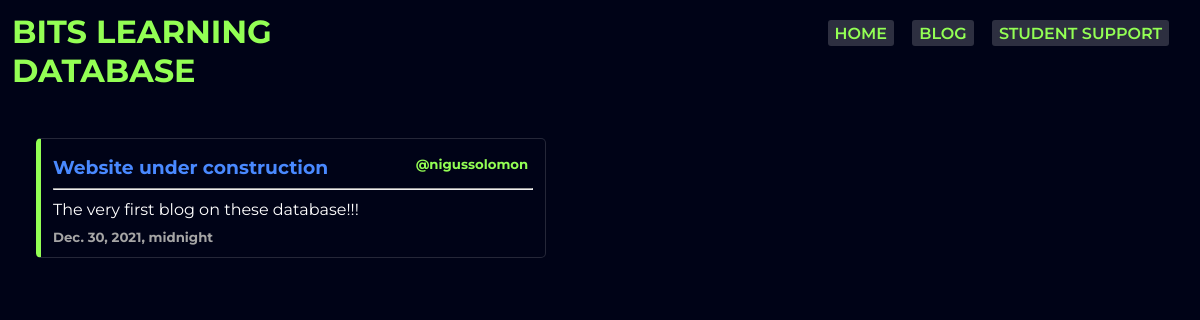
The page /blog/ on the database as committed earlier.
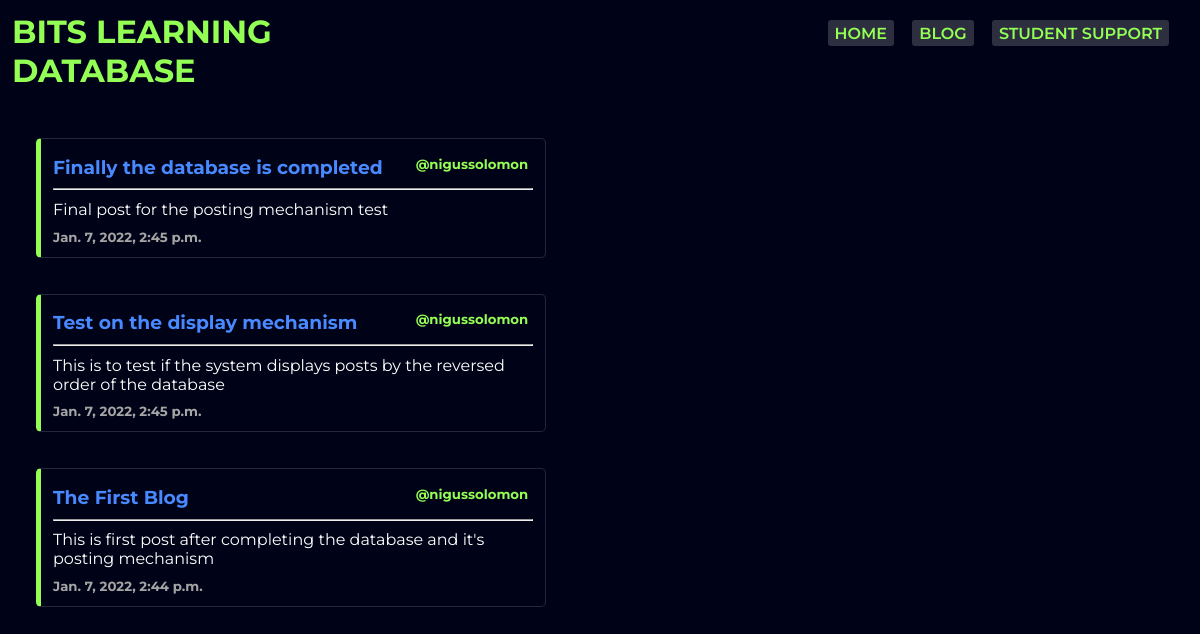
The same page on the database as committed later.
### database/models.py (models this page shows, shortened)
class Blog(models.Model):
    title = CharField(default = "Enter your title", max_length=120)
    blog = TextField(default = "Enter your Blog")
    date = models.DateTimeField(default= timezone.now)
    user = models.ForeignKey(User, on_delete=models.CASCADE)
    class Meta:
        ordering = ['-date',]

### main/views.py (the view)
# urls.py: 2. Add a URL to urlpatterns:  path('blog/', include('blog.urls'))
def blog(request):
    context = {
        'blog': Blog.objects.all(),
        'title': 'BLOG'
    }
    return render(request, 'main/blog.html', context)

### main/templates/main/blog.html
{% extends 'main/base.html' %}
{% block blogmain %}
<div class="blogskeleton">
    {% for blog in blog %}
    <div class="display">
        <div class="blog">
            <div class="head">
                <h3>{{blog.title}}</h3>
                <h5>@{{blog.user}}</h5>
            </div>
            <hr>
            <div class="blog_detail">
                <p>{{blog.blog}}</p>
            </div>
            <div class="foot">
                <h5>{{blog.date}}</h5>
            </div>
        </div>
    </div>
    {% endfor %}
</div>
{% endblock blogmain %}

Rows that differ between the two databases and show on the page:
removed Blog: title "Website under construction", user "nigussolomon", blog "The very first blog on these database!!!", date "Dec. 30, 2021, midnight"
added Blog: title "Finally the database is completed", user "nigussolomon", blog "Final post for the posting mechanism test", date "Jan. 7, 2022, 2:45 p.m."
added Blog: title "Test on the display mechanism", user "nigussolomon", blog "This is to test if the system displays posts by the reversed order of the database", date "Jan. 7, 2022, 2:45 p.m."
added Blog: title "The First Blog", user "nigussolomon", blog "This is first post after completing the database and it's posting mechanism", date "Jan. 7, 2022, 2:44 p.m."
